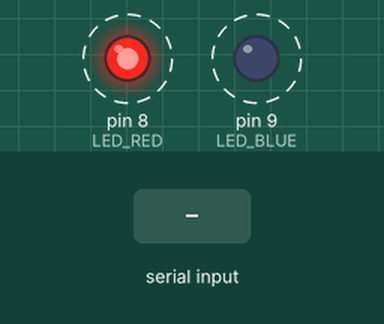
Recording of a sketch running on a simulated Arduino Uno, built with avr-gcc and run on an emulated ATmega328P. Parts: output pins drawn as LEDs (lit = HIGH). Dashed ring = blinking. The inputs (shaded band) are chosen by the test bench. What the sketch prints to the serial monitor is not drawn.

Above: at 1.2 s.
1.3 s: "1\n" received over Serial
Timing chart, 0 to 10.3 s (numbered marks = the images above; inputs shaded):
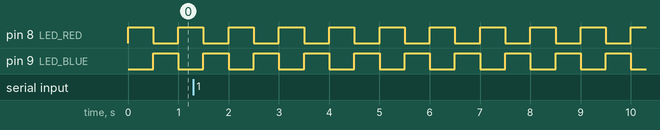

Measured:
- by itself, pin 8 (LED_RED), pin 9 (LED_BLUE): alternates HIGH for 0.50 s and LOW for 0.50 s

The sketch:

02_police_lights_speed_control.ino
```cpp
// EXPERIMENT 2: Alternating police lights with serial speed control
// LED anodes -> D8 and D9, each through a 220-330 ohm resistor; cathodes -> GND.
// In Serial Monitor (9600 baud, Newline), enter: fast, medium, or slow.
const uint8_t LED_RED = 8;
const uint8_t LED_BLUE = 9;
unsigned long blinkDelayMs = 500;

void setup() {
  pinMode(LED_RED, OUTPUT);
  pinMode(LED_BLUE, OUTPUT);
  Serial.begin(9600);
  Serial.setTimeout(100);
  Serial.println("Type fast, medium, or slow");
}

void loop() {
  if (Serial.available()) {
    String command = Serial.readStringUntil('\n');
    command.trim();
    if (command == "fast") blinkDelayMs = 200;
    else if (command == "medium") blinkDelayMs = 500;
    else if (command == "slow") blinkDelayMs = 1000;
    else Serial.println("Unknown command; use fast, medium, or slow.");
  }

  digitalWrite(LED_RED, HIGH);
  digitalWrite(LED_BLUE, LOW);
  delay(blinkDelayMs);
  digitalWrite(LED_RED, LOW);
  digitalWrite(LED_BLUE, HIGH);
  delay(blinkDelayMs);
}
```
